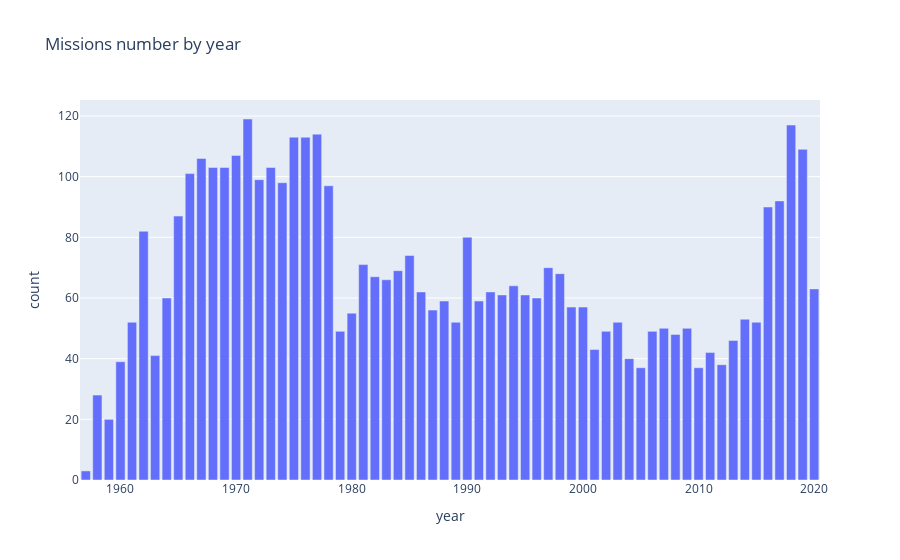

The cell this chart's notebook holds for it:
### Code cell
# Converted the date to the datetime object, then extracted the year from the datetime object.
missions_df['date'] = pd.to_datetime(missions_df['Date'])
missions_df['year'] = missions_df['date'].apply(lambda datetime: datetime.year)

ds = missions_df['year'].value_counts().reset_index()
ds.columns = [
    'year', 
    'count'
]
# Passing the year and the count to the bar graph.
fig = px.bar(
    ds, 
    x='year', 
    y="count", 
    orientation='v', 
    title='Missions number by year' 
#     width=800
)
fig.show()

### Figure 1 — Plotly figure (JSON) as saved in the notebook; plotly's stock layout.template omitted (floating-point values rounded to 4 significant figures)
{"data": [{"alignmentgroup": "True", "hovertemplate": "year=%{x}<br>count=%{y}<extra></extra>", "legendgroup": "", "marker": {"color": "#636efa", "pattern": {"shape": ""}}, "name": "", "offsetgroup": "", "orientation": "v", "showlegend": false, "textposition": "auto", "type": "bar", "x": [1971, 2018, 1977, 1975, 1976, 2019, 1970, 1967, 1973, 1968, 1969, 1966, 1972, 1974, 1978, 2017, 2016, 1965, 1962, 1990, 1985, 1981, 1997, 1984, 1998, 1982, 1983, 1994, 2020, 1992, 1986, 1993, 1995, 1996, 1964, 1988, 1991, 1999, 2000, 1987, 1980, 2014, 1961, 2003, 2015, 1989, 2009, 2007, 1979, 2002, 2006, 2008, 2013, 2001, 2011, 1963, 2004, 1960, 2012, 2010, 2005, 1958, 1959, 1957], "xaxis": "x", "y": [119, 117, 114, 113, 113, 109, 107, 106, 103, 103, 103, 101, 99, 98, 97, 92, 90, 87, 82, 80, 74, 71, 70, 69, 68, 67, 66, 64, 63, 62, 62, 61, 61, 60, 60, 59, 59, 57, 57, 56, 55, 53, 52, 52, 52, 52, 50, 50, 49, 49, 49, 48, 46, 43, 42, 41, 40, 39, 38, 37, 37, 28, 20, 3], "yaxis": "y"}], "layout": {"barmode": "relative", "legend": {"tracegroupgap": 0}, "title": {"text": "Missions number by year"}, "xaxis": {"anchor": "y", "domain": [0, 1], "title": {"text": "year"}}, "yaxis": {"anchor": "x", "domain": [0, 1], "title": {"text": "count"}}}}
